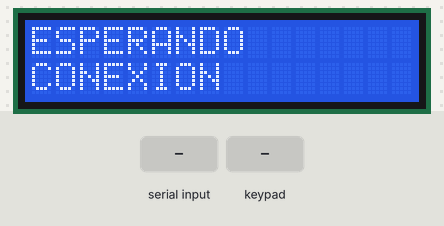
Bench run of a sketch on a simulated Arduino Mega 2560, built with avr-gcc and run on an emulated ATmega2560. Parts: 16×2 character LCD. The inputs (shaded band) are chosen by the test bench. What the sketch prints to the serial monitor is not drawn.

Above: at 1.3 s.
1.4 s: "y" received over the second serial link
At 2.8 s:
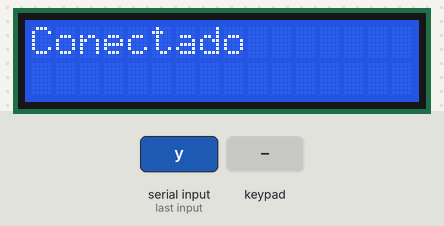
4.4 s: "g" received over the second serial link
At 5.3 s:
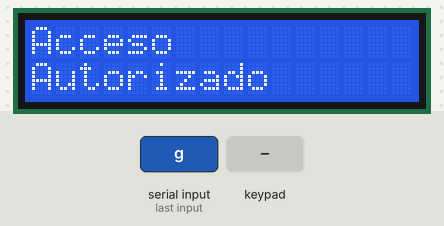
7.4 s: key 'C' pressed
At 7.7 s:
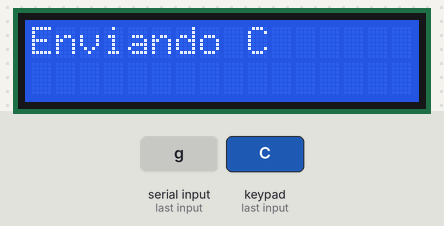
8.9 s: key '0' pressed
Timing chart, 0 to 11.9 s (numbered marks = the images above; inputs shaded):
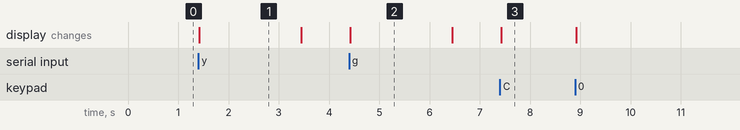

The sketch:

HC05_keypad_lcd.ino
```cpp
    //Ejemplo casi completo del Sistema. Espera a que el Server establezca la conexion, y comienza la comunicacion arduino-server mediante keypad y bluetooth,
    //y la comunicacion sistema-usuario mediante la pantalla LCD


    //LIBRERIAS BLUETOOTH
    #include <SoftwareSerial.h>

    //LIBRERIAS KEYPAD
    #include <Keypad.h>

    //LIBRERIAS LCD
    #include <Wire.h>
    #include <LiquidCrystal_I2C.h>

    // DEFINICIONES PARA BLUETOOTH
    //Define the pins used for receiving
    //and transmitting information via Bluetooth
    //const int rxpin = 50;
    //const int txpin = 51;

    const int rxpin = 62;  // NINGUNO de los RX del MEGA funcionaba, encontre en StackOverflow que este puerto podria servir como RX, y funciono
    const int txpin = 14;

    //Variable to store input value
    char rec= 'A';
    char serialInput;
    char conectado = 'n';

    //Connect the Bluetooth module
    SoftwareSerial bluetooth(rxpin, txpin);

    //DEFINICIONES PARA KEYPAD
    //Se definen variables para las ROWS y las COLUMNS
    const byte ROWS = 4;
    const byte COLS = 4;

    //Matriz de acceso, para saber que tecla fue presionada
    char hexaKeys[ROWS][COLS] = {
      {'1', '2', '3', 'A'},
      {'4', '5', '6', 'B'},
      {'7', '8', '9', 'C'},
      {'*', '0', '#', 'D'}
    };

    /* Se asignan los pines digitales del arduino para las filas y columnas */
    byte rowPins[ROWS] = {47, 45, 43, 41};
    byte colPins[COLS] = {39, 37, 35, 33};

    // Se genera el objeto keypad con lo anterior declarado
    Keypad customKeypad = Keypad(makeKeymap(hexaKeys), rowPins, colPins, ROWS, COLS);

    //DEFINICIONES PARA LCD
    LiquidCrystal_I2C lcd(0x3F, 16, 2);
    char limpiar = 's';

    void setup(){
      //Initialize Serial for debugging purposes
      Serial.begin(9600);
      Serial.println("Serial ready");
      //Initialize the bluetooth
      bluetooth.begin(9600);
      bluetooth.println("Bluetooth ready");
      lcd.backlight();  //Da color de fondo a la pantalla
      lcd.init();       //Inicia la pantalla
      lcd.clear();
      lcd.setCursor(0, 0);
      lcd.print("ESPERANDO");
      lcd.setCursor(0, 1);
      lcd.print("CONEXION");
    }

    void loop(){
      if (limpiar == 's' && conectado == 's'){
        lcd.clear();
        lcd.setCursor(0, 0);
        lcd.print("Ingrese caracter");
        limpiar = 'n';
      }
      //Valido si no ingreso algo por Monitor Serie
      char customKey = customKeypad.getKey();
      if (customKey == 'C'){
        customKey= 'S';
        lcd.clear();
        lcd.setCursor(0, 0);
        lcd.print("Enviando C");
        bluetooth.println('c');
        delay(10);
      }
      else if (customKey == '0'){
        lcd.clear();
        lcd.setCursor(0, 0);
        lcd.print("Enviando 0");
        bluetooth.println('e');
        delay(10);
      }

      if(bluetooth.available()){
        rec = bluetooth.read(); // read 1 char
        Serial.println(rec);    // Printout throught Serial the Char just read.
      }
      if(rec == 'y'){ // If rec char is Z
        lcd.clear();
        lcd.setCursor(0, 0);
        lcd.print("Conectado");
        rec = 'A'; // reset rec to A to avoid inf loop
        delay(2000);
        limpiar = 's';
        conectado = 's';
      }

      if(rec == 'g'){ // If rec char is Z
        lcd.clear();
        lcd.setCursor(0, 0);
        lcd.print("Acceso");
        lcd.setCursor(0, 1);
        lcd.print("Autorizado");
        rec = 'A'; // reset rec to A to avoid inf loop
        delay(2000);
        limpiar = 's';
      }
      //Wait ten milliseconds to decrease unnecessary hardware strain
        delay(10);
    }
```

Measured:
- after the input at 1.4 s, the display: changes at once (image 1)
- after the input at 4.4 s, the display: changes at once (image 2)
- after the input at 7.4 s, the display: changes at once (image 3)
- what the display in image 1 shows lasts 2.0 s, from 1.4 s to 3.4 s
